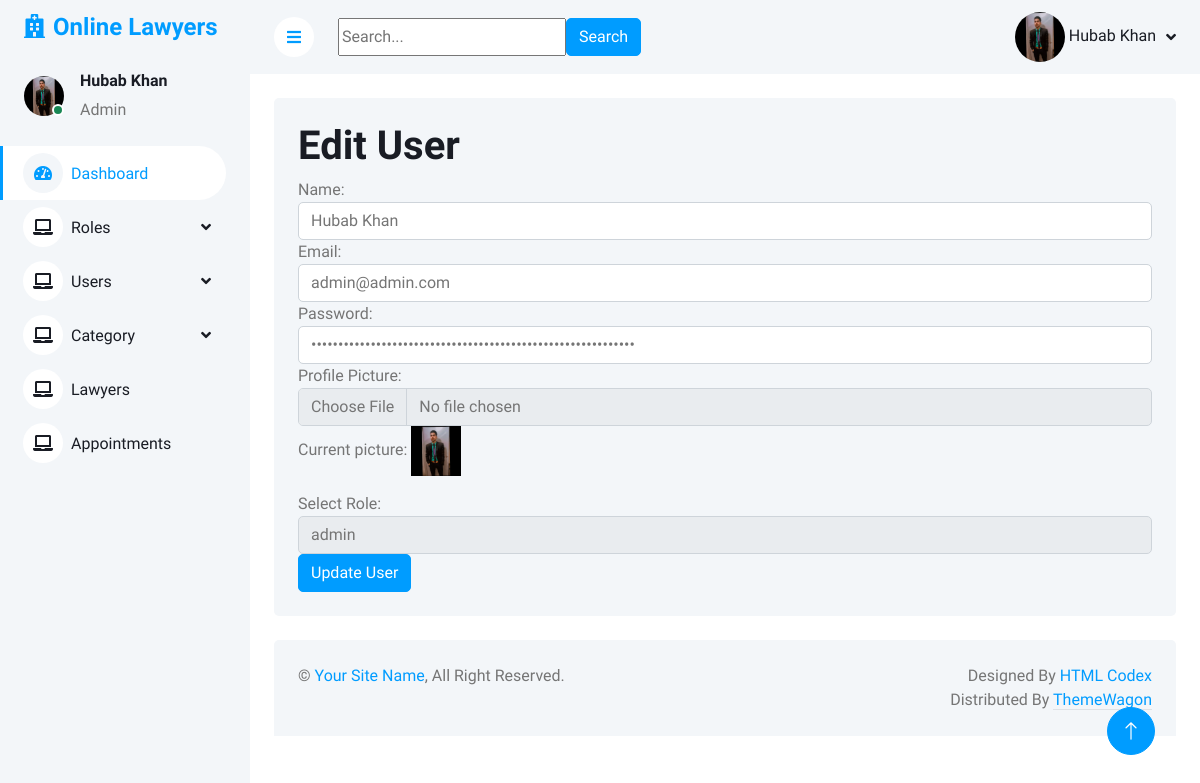
Screenshot of /admin/edit_user.php?user_id=15 (signed in) with the database file from the repository.
### tables this page shows
CREATE TABLE `users` (
  `user_id` int(11) NOT NULL,
  `name` varchar(255) NOT NULL,
  `email` varchar(255) NOT NULL,
  `password` varchar(255) NOT NULL,
  `profile_picture` varchar(255) NOT NULL,
  `role_id` int(11) NOT NULL
);

### admin/edit_user.php (the view, shortened to what this page needs)
<?php
include("db.php");
include("header.php");
if ($_SERVER["REQUEST_METHOD"] == "POST") {
    $user_id = $_POST['user_id'];
    $name = $_POST['name'];
    $email = $_POST['email'];
    $password = $_POST['password'];
    $role_id = $_POST['role_id'];
    $file_name = '';
    if (isset($_FILES['image']['name']) && !empty($_FILES['image']['name'])) {
        $file_name = $_FILES['image']['name'];
        $file_tmp = $_FILES['image']['tmp_name'];
        $upload_dir = "uploads-images/";
        if (move_uploaded_file($file_tmp, $upload_dir . $file_name)) {
            $sql = "UPDATE users SET name='$name', email='$email', password='$password', profile_picture='$file_name', role_id='$role_id' WHERE user_id = $user_id";
        } else {
            echo "Could not upload file.";
            exit;
        }
    } else {
        $sql = "UPDATE users SET name='$name', email='$email', password='$password', role_id='$role_id' WHERE user_id = $user_id";
    }
    if (mysqli_query($conn, $sql)) {
        echo "<script>alert('user Updated successfully!'); window.location.href = 'view_user.php';</script>";
    } else {
        echo "Error updating user: " . mysqli_error($conn);
    }
} else {
    $user_id = $_GET['user_id'];
    $sql = "SELECT * FROM users WHERE user_id = $user_id";
    $result = mysqli_query($conn, $sql);
    if ($result && mysqli_num_rows($result) > 0) {
        $user = mysqli_fetch_assoc($result);
    } else {
        echo "Product not found.";
        exit();
    }
    $sql_roles = "SELECT * FROM roles";
    $roles_result = mysqli_query($conn, $sql_roles);
}
?>
            <div class="container-fluid pt-4 px-4">
                <div class="row g-4">
                    <div class="col-sm-12 ">
                        <div class="bg-light rounded h-100 p-4">
    <h1>Edit User</h1>
    <form method="POST" enctype="multipart/form-data">
        <div class="form-group">
            <label for="pname">Name:</label>
            <input type="text" class="form-control" id="pname" name="name" value="<?php echo htmlspecialchars($user['name']); ?>" required>
        </div>
        <div class="form-group">
            <label for="email">Email:</label>
            <input type="email" class="form-control" id="email" name="email" value="<?php echo htmlspecialchars($user['email']); ?>" required>
        </div>
        <div class="form-group">
            <label for="password">Password:</label>
            <input type="password" class="form-control" id="password" name="password" value="<?php echo htmlspecialchars($user['password']); ?>" required>
        </div>
        <div class="form-group">
            <label for="image">Profile Picture:</label>
            <input type="file" class="form-control" id="image" name="image">
            <?php if (!empty($user['profile_picture'])): ?>
                <p>Current picture: <img src="uploads-images/<?php echo htmlspecialchars($user['profile_picture']); ?>" alt="Profile Picture" style="width: 50px; height: 50px;"></p>
            <?php endif; ?>
        </div>
        <div class="form-group">
            <label for="role_id">Select Role:</label>
            <select class="form-control" id="role_id" name="role_id" required>
                <?php
                while ($row = mysqli_fetch_assoc($roles_result)) {
                    $selected = $row['role_id'] == $user['role_id'] ? 'selected' : '';
                    echo "<option value='" . htmlspecialchars($row['role_id']) . "' $selected>" . htmlspecialchars($row['role_type']) . "</option>";
                }
                ?>
            </select>
        </div>
        <button type="submit" class="btn btn-primary">Update User</button>
    </form>
</div>
            </div>
            </div>
            </div>
<?php include 'footer.php'; ?>

### admin/header.php (shortened to what this page needs)
<?php
include 'db.php';
$user_id = $_SESSION['user_id'];
$sql = "SELECT profile_picture FROM users WHERE user_id = $user_id";
$result = mysqli_query($conn, $sql);
if ($result && mysqli_num_rows($result) > 0) {
    $row = mysqli_fetch_assoc($result);
    $profile_picture = $row['profile_picture'];
} else {
    $profile_picture = null;
}
?>
<!DOCTYPE html>
<html lang="en">
   <head>
      <link href="https://cdnjs.cloudflare.com/ajax/libs/font-awesome/5.10.0/css/all.min.css" rel="stylesheet">
      <link href="https://cdn.jsdelivr.net/npm/bootstrap-icons@1.4.1/font/bootstrap-icons.css" rel="stylesheet">
      <link href="lib/owlcarousel/assets/owl.carousel.min.css" rel="stylesheet">
      <link href="lib/tempusdominus/css/tempusdominus-bootstrap-4.min.css" rel="stylesheet" />
      <link href="css/bootstrap.min.css" rel="stylesheet">
      <link href="css/style.css" rel="stylesheet">
   </head>
   <body>
      <div class="container-xxl position-relative bg-white d-flex p-0">
      <div class="sidebar pe-4 pb-3">
         <nav class="navbar bg-light navbar-light">
            <a href="index.php" class="navbar-brand mx-4 mb-3">
               <h4 class="text-primary"><i class="fa fa-hospital me-2"></i>Online Lawyers</h4>
            </a>
            <div class="d-flex align-items-center ms-4 mb-4">
               <div class="position-relative">
               <img src="uploads-images/<?php echo htmlspecialchars($profile_picture); ?>" alt="Profile Picture" style="width: 40px; height: 40px; border-radius: 50%;">
                  <div class="bg-success rounded-circle border border-2 border-white position-absolute end-0 bottom-0 p-1"></div>
               </div>
               <div class="ms-3">
                  <h6><?php echo $_SESSION['name']; ?></h6>
                  <span>Admin</span>
               </div>
            </div>
            <div class="navbar-nav w-100">
               <a href="index.php" class="nav-item nav-link active"><i class="fa fa-tachometer-alt me-2"></i>Dashboard</a>
               <div class="nav-item dropdown">
                  <a href="#" class="nav-link dropdown-toggle" data-bs-toggle="dropdown"><i class="fa fa-laptop me-2"></i>Roles</a>
               </div>
               <div class="nav-item dropdown">
                  <a href="#" class="nav-link dropdown-toggle" data-bs-toggle="dropdown"><i class="fa fa-laptop me-2"></i>Users</a>
               </div>
               <div class="nav-item dropdown">
                  <a href="#" class="nav-link dropdown-toggle" data-bs-toggle="dropdown"><i class="fa fa-laptop me-2"></i>Category</a>
               </div>
               <a href="lawyers.php" class="nav-item nav-link"><i class="fa fa-laptop me-2"></i>Lawyers</a>
               <a href="appointment.php" class="nav-item nav-link"><i class="fa fa-laptop me-2"></i>Appointments</a>
            </div>
         </nav>
      </div>
      <div class="content">
      <nav class="navbar navbar-expand bg-light navbar-light sticky-top px-4 py-0">
         <a href="#" class="sidebar-toggler flex-shrink-0">
         <i class="fa fa-bars"></i>
         </a>
         <form class="d-none d-md-flex ms-4" action="" method="get">
            <input type="text" name="query"  placeholder="Search...">
            <button type="submit" class="btn btn-primary">Search</button>
         </form>
         <div class="navbar-nav align-items-center ms-auto">
            <div class="nav-item dropdown">
    <a href="#" class="nav-link dropdown-toggle" data-bs-toggle="dropdown">
        <?php if (!empty($profile_picture)) { ?>
            <img src="uploads-images/<?php echo htmlspecialchars($profile_picture); ?>" alt="Profile Picture" style="width: 50px; height: 50px; border-radius: 50%;">
        <?php } else { ?>
            <p>No profile picture available.</p>
        <?php } ?>
        <span class="d-none d-lg-inline-flex"><?php echo htmlspecialchars($_SESSION['name']); ?></span>
    </a>
</div>
         </div>
      </nav>

### admin/css/style.css (style rules this page uses)
:root { --primary: #009CFF; --light: #F3F6F9; --dark: #191C24; }
.btn { transition: .5s; }
.btn.btn-primary { color: #FFFFFF; }
.sidebar { position: fixed; top: 0; left: 0; bottom: 0; width: 250px; height: 100vh; overflow-y: auto; background: var(--light); transition: 0.5s; z-index: 999; }
.content { margin-left: 250px; min-height: 100vh; background: #FFFFFF; transition: 0.5s; }
@media (min-width: 992px) { .sidebar { margin-left: 0; } }
@media (min-width: 992px) { .content { width: calc(100% - 250px); } }
.sidebar .navbar .navbar-nav .nav-link { padding: 7px 20px; color: var(--dark); font-weight: 500; border-left: 3px solid var(--light); border-radius: 0 30px 30px 0; outline: none; }
.sidebar .navbar .navbar-nav .nav-link:hover, .sidebar .navbar .navbar-nav .nav-link.active { color: var(--primary); background: #FFFFFF; border-color: var(--primary); }
.sidebar .navbar .navbar-nav .nav-link i { width: 40px; height: 40px; display: inline-flex; align-items: center; justify-content: center; background: #FFFFFF; border-radius: 40px; }
.sidebar .navbar .navbar-nav .nav-link:hover i, .sidebar .navbar .navbar-nav .nav-link.active i { background: var(--light); }
.sidebar .navbar .dropdown-toggle::after { position: absolute; top: 15px; right: 15px; border: none; content: "\f107"; font-family: "Font Awesome 5 Free"; font-weight: 900; transition: .5s; }
.content .navbar .navbar-nav .nav-link { margin-left: 25px; padding: 12px 0; color: var(--dark); outline: none; }
.content .navbar .sidebar-toggler, .content .navbar .navbar-nav .nav-link i { width: 40px; height: 40px; display: inline-flex; align-items: center; justify-content: center; background: #FFFFFF; border-radius: 40px; }
.content .navbar .dropdown-toggle::after { margin-left: 6px; vertical-align: middle; border: none; content: "\f107"; font-family: "Font Awesome 5 Free"; font-weight: 900; transition: .5s; }

### rows the page displays
users: profile_picture (picture), name "Hubab Khan", email "admin@admin.com"

### other values shown
$_SESSION['name'] "Hubab Khan"
form field role_id "admin"
